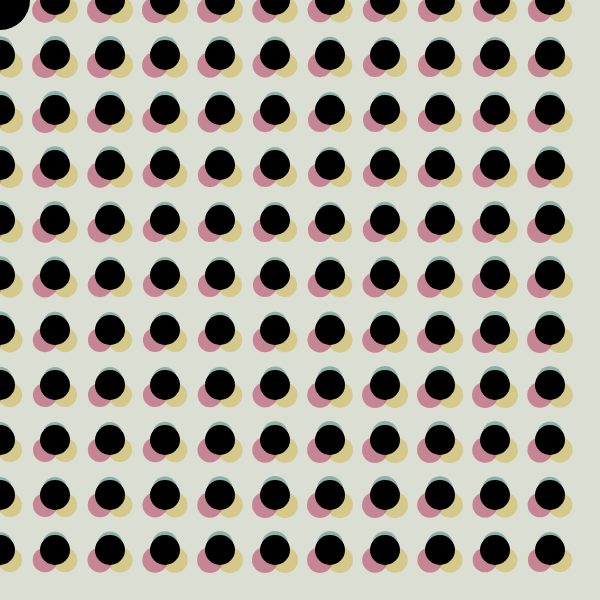
Frame 1 (no input)
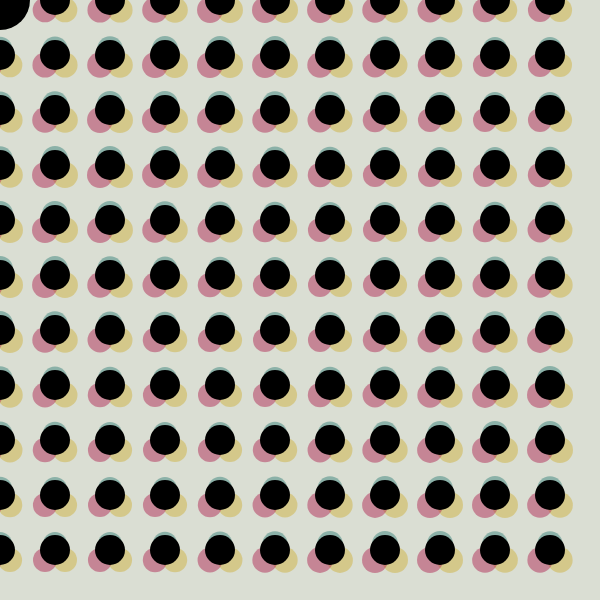
Frame 60 (no input)
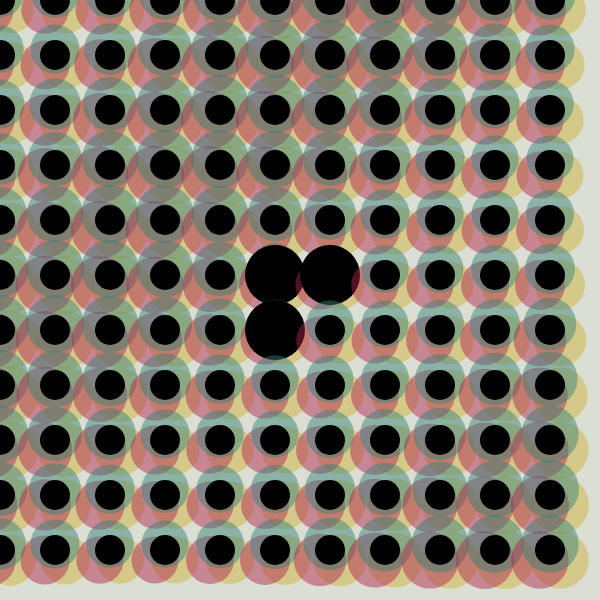
Frame 120 (the mouse pressed at the canvas centre since frame 60)

The p5.js sketch that drew these frames (run headless with seeded random() and noise() and a simulated clock; from frame 60 on, the mouse is pressed at the canvas centre):

// p5.js sketch
// ── sketch.js
// Solemne 2
// Catalina Toledo
// Bauhaus - Police

// Variables Propias
let espaciado = 55; // Espacio entre círculos
let tamañoMax = 60; // Tamaño de círculos
let transparencia = 120; // Transparencia círculos
let pulso = 0; // Pulso que genera movimiento
let columnas = 11;
let filas = 11; 

function setup() {
  createCanvas(600, 600);
  noStroke();
}

function draw() {
  background(218, 222, 211); // Color fondo 
  
  pulso += 0.3; // Aumenta generativamente el valor de movimiento en 0.3 ej 0 + 0.3 = 0.6 + 0.3 = 0.9
  
  // Bucles anidados que recorren la grilla
  for (let i = 0; i < columnas; i++) { 
  for (let j = 0; j < filas; j++) { 
    
    let tamaño = tamañoMax
    
    // separación entre los círculos en la grilla 
    let x = i * espaciado;
    let y = j * espaciado;
    
    // Tamaño que cambia según la posición del mouse
    let tamano = map(i + j, 0, columnas + filas, 10, tamañoMax); 
    
    // Input dinámico, mouse en x modifica el tamaño de los círculos
    tamaño += map(mouseX, 0, width, -35, 20);
    
    // Input de mouse Y, controla la intensidad del movimiento, arriba estando en 0 (quieto) y abajo moviendose en una intensidad de 10
    let movimiento = map(mouseY, 0, height, 1, 10);

    // Función sin () + pulso generan las variaciones de ondas en el tamaño de los círculos, generando movimiento
    tamaño += sin(pulso + i * 0.5 + j * 0.5) * movimiento;
    
    // Tamaño del círculo negro, siendo la mitad del tamaño de los círculos de colores 60 * 0.5 = 30
    let tamañoNegro = tamañoMax * 0.5;
    
    // Distancia entre el mouse y cada círculo para que se produzca la interacción
    let distancia = dist(mouseX, mouseY, x, y);
    
    // Si la distancia del mouse y el círculo negro es menor a 40, este aumentara de tamaño al doble
    if (distancia < 40) {
      tamañoNegro *= 2;
    }
    
    // En ellipse se aplican desplazamientos en las coordenadas de cada círculo para que se superpongan
    // Círculo amarillo
    fill (207, 177, 56, transparencia);
    ellipse (x + 10, y + 10, tamaño);
    
    // Círculo rojo
    fill (175, 35, 78, transparencia); 
    ellipse (x - 10, y + 10, tamaño);
    
    // Círculo verde
    fill (51, 128, 118, transparencia);
    ellipse (x, y - 6, tamaño);
    
    // Círulo negro
    fill (0);
    ellipse (x, y, tamañoNegro);

      }
    }
  }

// Esta función propia permite que el sistema de ´sin()´ sea modularizado, ayudando a que procese el movimiento de los círculos de una manera más eficiente y fluida.
// Función propia que calcula el movimiento de los círculos
function calcularOnda (tiempo, columna, fila, intensidad) {
  let resultado = sin(tiempo + columna * 0.5 + fila * 0.5) * intensidad
  
  // Si el resultado de la onda es menor a -15, este es ignorado e igualado a -15
  if (resultado < -15) {
    return -15;
  } else {
    return resultado;
  }

}
